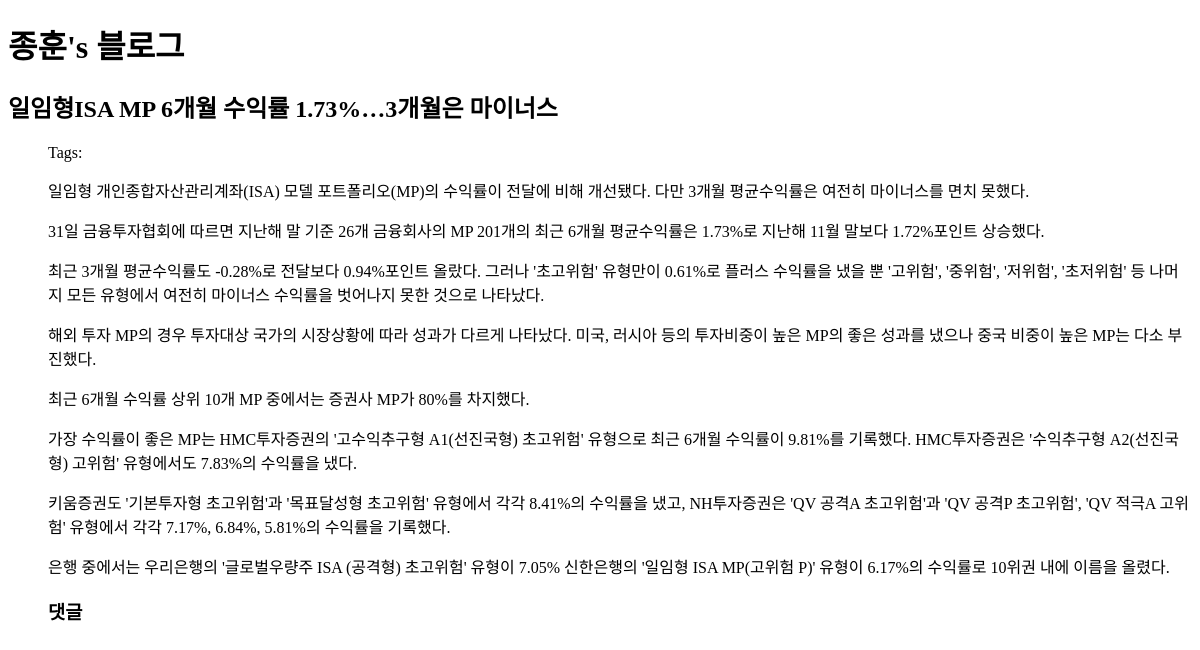
The app's page /blog/2/, older data.
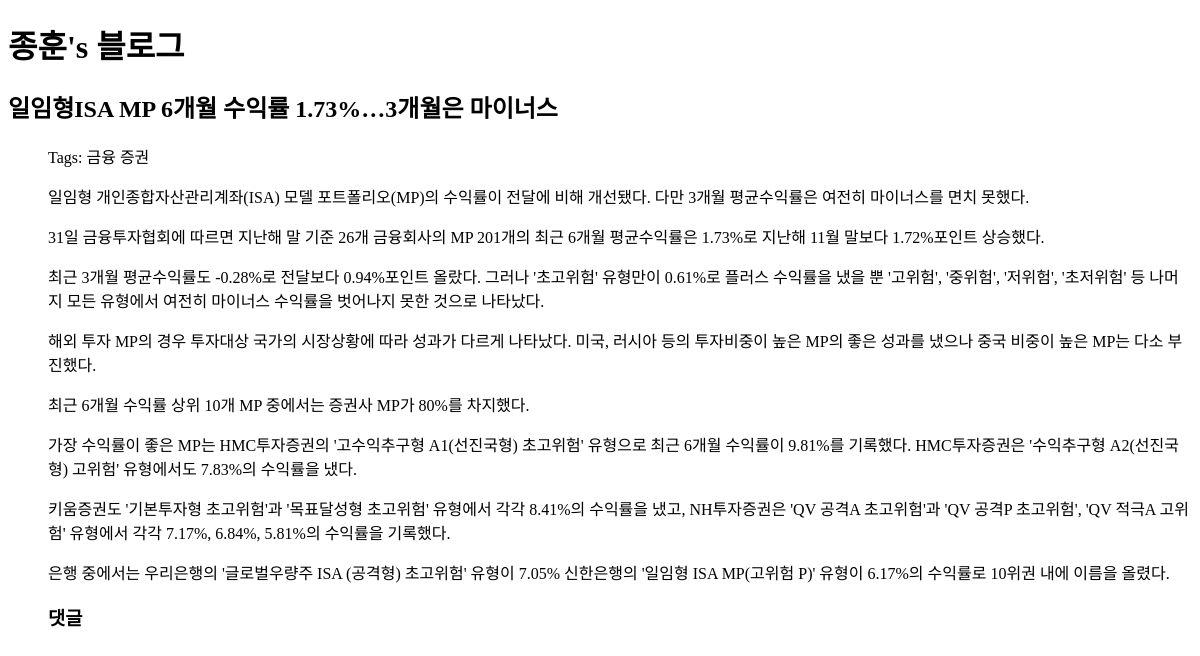
The same page, newer data.
### blog/models.py (models this page shows, shortened)
class Post(models.Model):
    title = models.CharField(max_length=100, verbose_name = '제목', help_text = '제목을 입력하세요')
    content = models.TextField(verbose_name = '내용', help_text = '내용을 입력하세요')
    created_at = models.DateTimeField(auto_now_add=True)
    updated_at = models.DateTimeField(auto_now=True)
    tag_set = models.ManyToManyField('Tag', blank=True)
    class meta:
        ordering = ['-id']

class Tag(models.Model):
    name = models.CharField(max_length=100)

### blog/views.py (the view)
# urls.py: url(r'^(?P<pk>\d+)/$', views.post_detail, name='post_detail'),
def post_detail(request, pk):
    post = Post.objects.get(id=pk)
    return render(request, 'blog/post_detail.html', {
        'post': post,
    })

### blog/templates/blog/post_detail.html (shortened to what this page needs)
{% extends "blog/layout.html" %}
{% block content1 %}
<h2>{{ post.title }}</h2>
<ul>
  Tags:
  {% for tag in post.tag_set.all %}
    {{ tag.name }}
  {% endfor %}
{{ post.content|linebreaks }}
<h3>댓글</h3>
{% endblock %}

### blog/templates/blog/layout.html (shortened to what this page needs)
<!doctype html>
<html>
<head>
</head>
<body>
  <h1>종훈's 블로그</h1>
  {% block content1 %}
  {% endblock %}
</body>
</html>

Row changes from the older to the newer data that the page shows:
added Tag: name "금융"
added Tag: name "증권"
